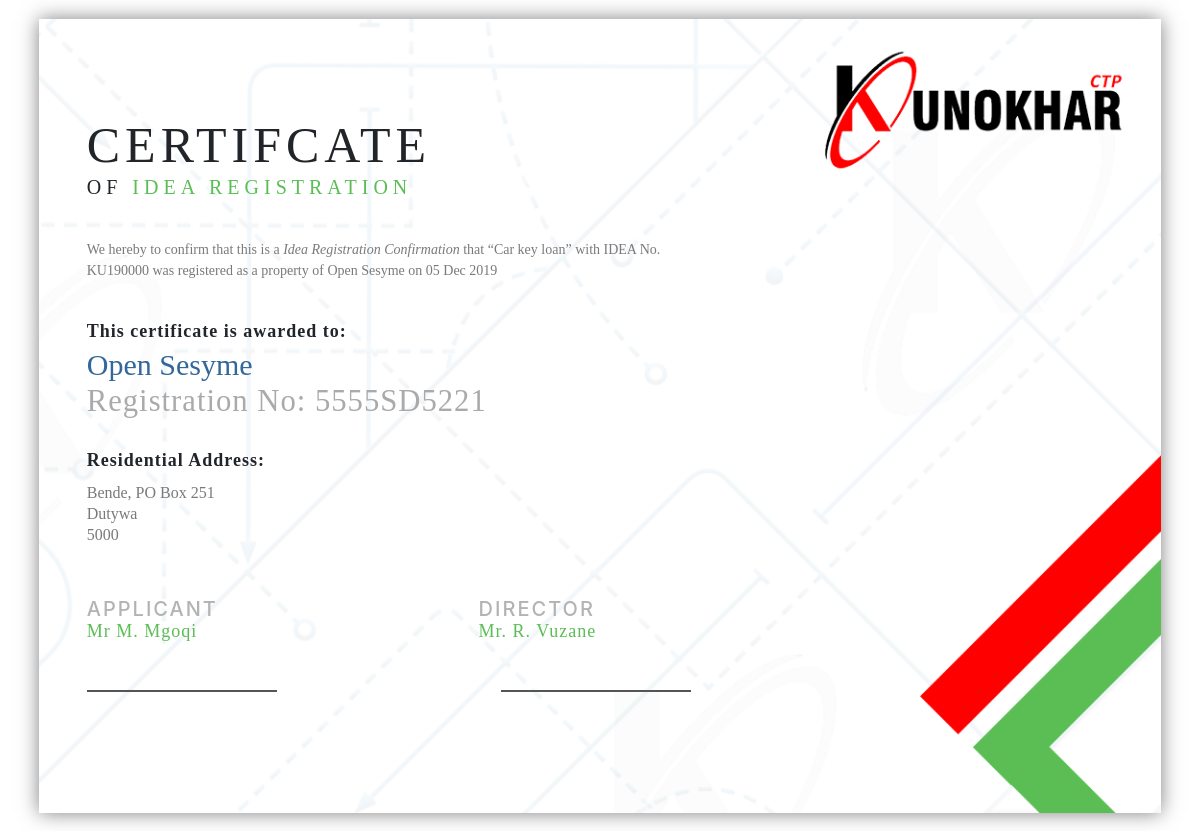
/view/generate_certificate.php?idea_g_id=18, run on the app's committed database.
### tables this page shows
CREATE TABLE `idea_tb` (
  `idea_id` int(11) NOT NULL,
  `fk_client_id` int(11) NOT NULL,
  `idea_name` varchar(100) NOT NULL,
  `idea_trademark` varchar(100) NOT NULL,
  `idea_nature` text NOT NULL,
  `idea_target_market` text NOT NULL,
  `idea_date` datetime NOT NULL DEFAULT current_timestamp(),
  `idea_code` varchar(15) NOT NULL
);

CREATE TABLE `juristic_tb` (
  `j_id` int(11) NOT NULL,
  `fk_client_id` int(11) NOT NULL,
  `j_logo` varchar(200) DEFAULT NULL,
  `j_company_name` varchar(200) NOT NULL,
  `j_registration_number` varchar(200) NOT NULL,
  `j_registration_date` datetime NOT NULL
);

CREATE TABLE `clients_tb` (
  `client_id` int(11) NOT NULL,
  `client_fname` varchar(100) NOT NULL,
  `client_lname` varchar(100) NOT NULL,
  `client_dateCreated` datetime NOT NULL DEFAULT current_timestamp(),
  `client_email` varchar(150) NOT NULL,
  `client_cellno` varchar(20) NOT NULL,
  `client_home_address` varchar(100) NOT NULL,
  `client_city` varchar(100) NOT NULL,
  `client_zip_code` varchar(20) NOT NULL,
  `client_person` varchar(100) NOT NULL,
  `client_initials` varchar(5) NOT NULL,
  `client_title` varchar(10) NOT NULL
);

### model/Work.class.php (called while the page is built, shortened)
<?php
class Work
{
    private $con;
    public function __construct()
    {
        $conn = new Connect();
        $sql = $conn->connector();
        $this->con = $sql;
    }
    public function get_client($id)
    {
    	$stmt = $this->con->query("SELECT * FROM clients_tb WHERE client_id=$id");
    	return $stmt->fetch(PDO::FETCH_ASSOC);
    }
    public function get_juristic($id)
    {
    	$stmt = $this->con->query("SELECT * FROM juristic_tb WHERE fk_client_id=$id");
    	return $stmt->fetch(PDO::FETCH_ASSOC);
    }
    public function get_idea($id)
    {
        try
        {
            $sql = "SELECT * FROM `idea_tb` WHERE idea_id=$id";
            $stmt = $this->con->query($sql);
            return $stmt->fetch(PDO::FETCH_ASSOC);
            $this->con = null;
        }catch(PDOException $e)
        {
            echo "Error: ".$e->getMessage();
        }
    }
}

### view/generate_certificate.php (the view, shortened to what this page needs)
<!DOCTYPE html>
<html>
<head>
  	<link rel="stylesheet" type="text/css" href="../public/css/style.css">
  	<link rel="stylesheet" href="https://maxcdn.bootstrapcdn.com/bootstrap/4.3.1/css/bootstrap.min.css">
</head>
<body>
    <?php
        if(isset($_GET['idea_g_id']))
        {
        require_once('../model/Work.class.php');
        $obj = new Work();
        $idea = $obj->get_idea($_GET['idea_g_id']);
        $client = $obj->get_client($idea['fk_client_id']);
    ?>
    <section id="certificate_printing">
        <div class="certificate">
            <page size="A4" layout="landscape" id="landscapePage">
                <div class="content">
                    <div class="header">
                        <h2>CERTIFCATE</h2>
                        <h4>OF <span>IDEA REGISTRATION</span></h4>
                    </div>
                    <div class="description">
                        <p>
                            We hereby to confirm that this is a <i>Idea Registration Confirmation</i> that “<?php print($idea['idea_name']);?>” with IDEA No. <?php print($idea['idea_code']);?> was registered as a property of
                            <?php
                                $juristic = $obj->get_juristic($client['client_id']);
                                if($client['client_person'] == "Juristic")
                                {
                                    print($juristic['j_company_name']."  ");
                                }else
                                {
                                    print($client['client_fname']."  ".$client['client_lname']."  ");
                                }
                                print("on ".date("d M Y", strtotime($idea['idea_date'])));
                            ?>
                        </p>
                    </div>
                    <div class="applicant">
                        <p>This certificate is awarded to:</p>
                        <?php
                            $juristic = $obj->get_juristic($client['client_id']);
                            if($client['client_person'] == "Juristic")
                            {
                        ?>
                            <h1><?php print($juristic['j_company_name'])?></h1>
                            <h4 style="margin-bottom: 40px;">Registration No: <?php print($juristic['j_registration_number'])?></h4>
                        <?php
                            }else
                            {
                                print($client['client_fname']."  ".$client['client_lname']." on ".date("d M Y", strtotime($idea['idea_date']))."<br>");
                            }
                        ?>
                            <p>Residential Address:</p>
                        </div>
                        <div class="address">
                            <p><?php print($client['client_home_address']);?></p>
                            <p><?php print($client['client_city']);?></p>
                            <p><?php print($client['client_zip_code']);?></p>
                        </div>
                    <div class="signitures">
                        <div class="names">
                            <div class="applicant-sign">
                                <h3>Applicant</h3>
                                <h4><?php print($client['client_title']);?> <?php print($client['client_initials']);?>. <?php print($client['client_lname']);?></h4>
                            </div>
                            <div class="ceo-sign">
                                <h3>Director</h3>
                                <h4>Mr. R. Vuzane</h4>
                            </div>
                        </div>
                        <div class="sign-space">
                            <div class="signiture-1"></div>
                            <div class="signiture-2"></div>
                        </div>
                    </div>
                </div>
            </page>
        </div>
    </section>
    <?php
        }
    ?>
</body>
</html>

### public/css/style.css (style rules this page uses)
page { background: white; display: block; margin: 0 auto; margin-bottom: 0.5cm; margin-top: 0.5cm; box-shadow: 0 0 0.5cm rgba(0,0,0,0.5); }
page[size="A4"][layout="landscape"] { background-image: url("../img/cert_bg.png"); background-size: contain; width: 29.7cm; height: 21cm; }
#landscapePage .content { padding: 6em 2em 4em 3em; }
#landscapePage .content .header { line-height: -50px; margin-bottom: 40px; }
#landscapePage .content .header h2 { letter-spacing: 5px; font-size: 50px; font-family: "Front Page Neue", cursive; margin: 0 !important; }
#landscapePage .content .header h4 { letter-spacing: 5px; font-size: 20px; margin: 0 !important; font-family: "Front Page Neue", cursive; }
#landscapePage .content .header h4 span { letter-spacing: 5px; font-size: 20px; font-family: "Front Page Neue", cursive; color: #5abe55; }
#landscapePage .content .description { color: #7b7979; font-size: 14px; width: 600px; margin-bottom: 50px; font-family: "Lucida Fax", cursive; }
#landscapePage .content .applicant { line-height: 0px; }
#landscapePage .content .applicant p { letter-spacing: 1px; font-family: "Consolas", cursive; font-size: 18px; font-weight: bold; }
#landscapePage .content .applicant h1 { margin: 0 !important; color: #336699; font-size: 30px; font-family: "Timeline", cursive; }
#landscapePage .content .applicant h4 { font-family: "Front Page Neue", cursive; font-size: 23pt; letter-spacing: 1px; color: #abaaaa; }
#landscapePage .content .address { margin-top: 30px !important; color: #7b7979; font-family: "Lucida Fax", cursive; line-height: 5px; }
#landscapePage .content .signitures .names { display: flex; margin-top: 60px; }
#landscapePage .content .signitures h3, #landscapePage .content .signitures h4 { margin: 0 !important; }
#landscapePage .content .signitures h3 { color: #b3b3b3; font-size: 20px; letter-spacing: 2px; text-transform: uppercase; }
#landscapePage .content .signitures h4 { color: #5abe55; font-size: 18px; font-family: "Lucida Fax", cursive; letter-spacing: 1px; }
#landscapePage .content .signitures .applicant-sign { margin-right: 25%; }
#landscapePage .content .signitures .sign-space { display: flex; }
#landscapePage .content .signitures .sign-space .signiture-1 { width: 190px; padding: 1.5em; border-bottom: 2px solid #555; margin-right: 21.5%; }
#landscapePage .content .signitures .sign-space .signiture-2 { width: 190px; padding: 1.5em; border-bottom: 2px solid #555; }

### data on the page
idea_tb: idea_name "Car key loan", idea_code "KU190000", idea_date "05 Dec 2019"
juristic_tb: j_company_name "Open Sesyme", j_registration_number "5555SD5221"
clients_tb: client_home_address "Bende, PO Box 251", client_city "Dutywa", client_zip_code "5000", client_title "Mr", client_initials "M", client_lname "Mgoqi"
